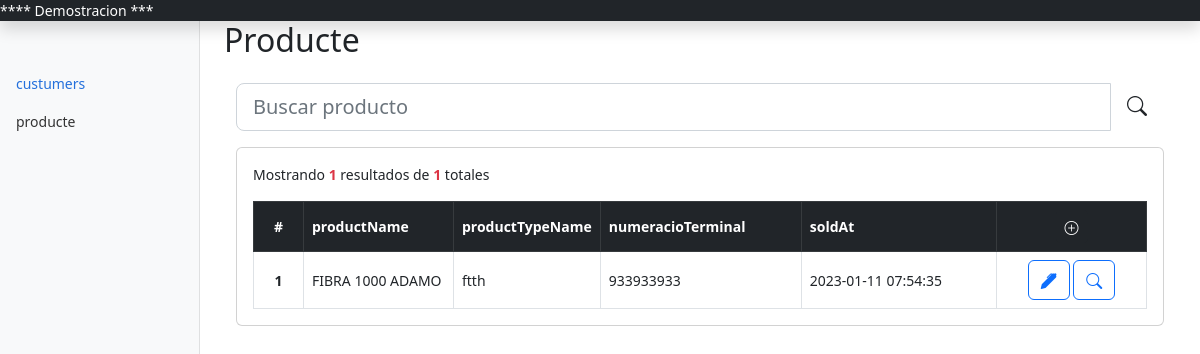
The page /parlem/modulos/producte/index.php on the database as committed earlier.
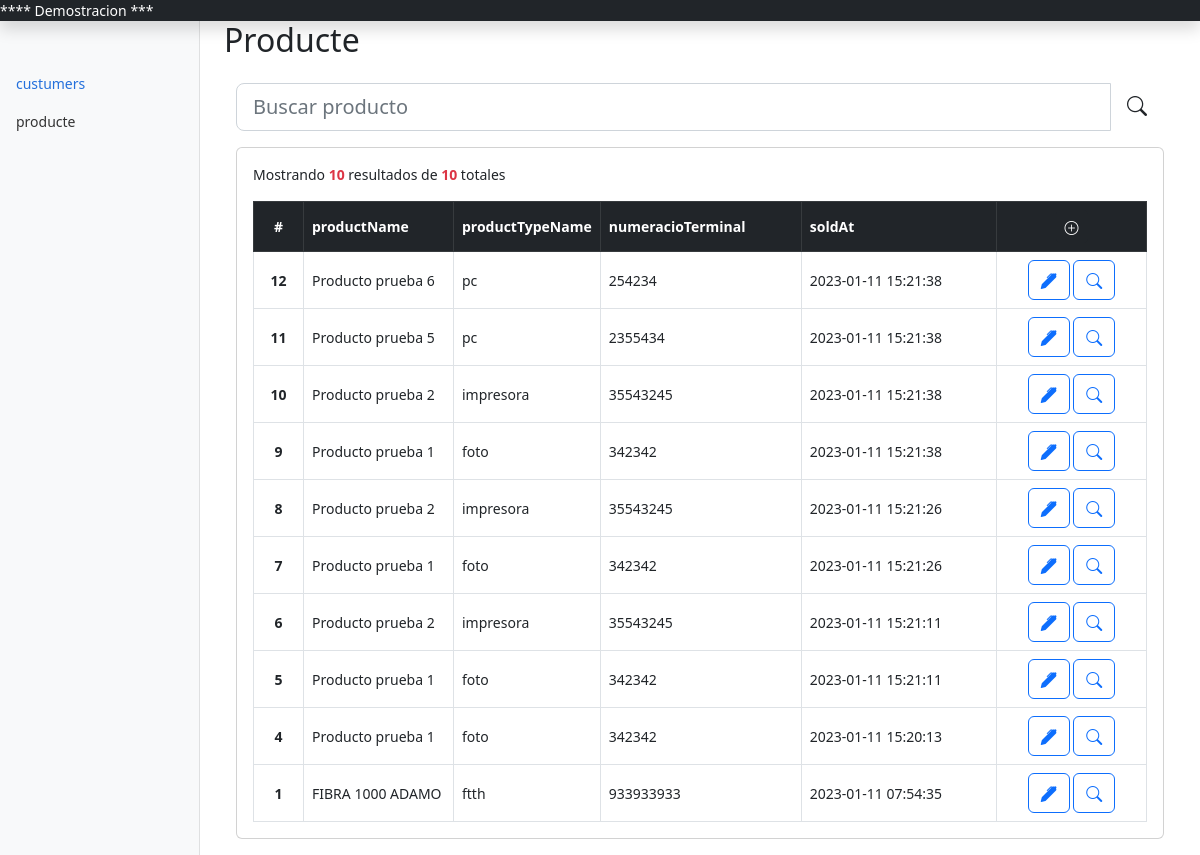
The same page on the database as committed later.
### tables this page shows
CREATE TABLE `producte` (
  `id` int(11) NOT NULL,
  `productName` varchar(254) NOT NULL,
  `productTypeName` varchar(100) NOT NULL,
  `numeracioTerminal` int(11) NOT NULL,
  `soldAt` timestamp NOT NULL DEFAULT current_timestamp(),
  `customerId` int(11) NOT NULL
);

### parlem/classes/config.php (called while the page is built, shortened)
<?php
 abstract class configuracion
 {
   var $Path;
   function get_URL()
   {
     $this->URL =  "http://" . $_SERVER["SERVER_NAME"] . "/" . $this->Path;
     return $this->URL;
   }
   function get_URL_admin()
   {
     return $this->URL_admin;
   }
   protected function conectar($archivo = 'configuracion.ini')
   {
     if (!$ajustes = parse_ini_file($archivo, true)) throw new exception('No se puede abrir el archivo ' . $archivo . '.');
     $servidor = $ajustes["database"]["host"];
     $puerto = $ajustes["database"]["port"];
     $basedatos = $ajustes["database"]["schema"];
     $this->Path  = $ajustes["database"]["path"];
     $this->URL_admin  = $ajustes["database"]["url_admin"];
     try {
       return $this->datahost = new PDO(
         "mysql:host=$servidor;port=$puerto;dbname=$basedatos",
         $ajustes['database']['username'],
         $ajustes['database']['password'],
         array(PDO::MYSQL_ATTR_INIT_COMMAND => "SET NAMES utf8")
       );
     } catch (PDOException $e) {
       echo "Error en la conexión: " . $e->getMessage();
     }
   }
 }
 ?>

### parlem/classes/class.paginacion.php (called while the page is built, shortened)
<?php
class cPaginar extends configuracion {
	var $query="";
	var $pinicio="";
	var $numeromaxderegistros="";
	var $cad_limite="";
	function __construct () {
		$this->conexion = parent::conectar();
		return $this->conexion;
	}
	public function setquery($query){
		$this->query = $query;
	}
	public function setpinicio($inicio) {
		$this->pinicio=$inicio;
	}
	public function setnumeromaxderegistros($numeromaxderegistros) {
		$this->numeromaxderegistros=$numeromaxderegistros;
	}
	public function getcadlimit() {
		return $this->query.$this->cad_limite;
	}
	public function totalregistros() {
		$oConectar = new cConsultas;
		$valores = NULL;
		$result = $oConectar->consultarBD($this->query,$valores);
		$this->totalregistros = count($result);
	}
	private function paginacion() {
		if (($this->pinicio=="") and ($this->numeromaxderegistros=="")) {
			$this->cadpaginacion="";
		} else {
			$pagina = $this->pinicio * $this->numeromaxderegistros ;
			$this->cad_limite=" limit  $pagina ,  $this->numeromaxderegistros ";
		}
	}
}
?>

### parlem/classes/class.consultas.php (called while the page is built, shortened)
<?php
class cConsultas extends configuracion {
  private $conexion;
  public function __construct() {
    $this->conexion = parent::conectar();
    $this->URL = parent::get_URL();
    return $this->conexion;
  }
  public function consultarBD($consulta, $valores = array()) {
    $resultado = false;
    if ($statement = $this->conexion->prepare($consulta)) {
      try {
        if (!$statement->execute()) {
          $resultado['status']="Ko";
          $resultado['error']=$statement->errorInfo();
           var_dump($statement->errorInfo()) ;
        }
        $resultado = $statement->fetchAll(PDO::FETCH_ASSOC);
      }
      catch(PDOException $e) {
      }
    }
    return $resultado;
    $this->conexion = null;
  }
}
?>

### parlem/classes/load_classes.php (called while the page is built, shortened)
<?php
  require_once($PATH_ROOT."/classes/config.php");
  require_once($PATH_ROOT."/classes/class.consultas.php");
  require_once($PATH_ROOT."/classes/class.funciones.php");
  require_once($PATH_ROOT."/classes/class.producte.php");
  require_once($PATH_ROOT."/classes/class.paginacion.php");
        $consultas = new cConsultas;
        $URL = $consultas->URL;
 ?>

### parlem/classes/class.producte.php (the view, shortened to what this page needs)
<?php
class cProducte extends configuracion {
  var $URL;
  var $query = "";
  var $pag_numregistros = "";
  public function __construct() {
    $this->conexion = parent::conectar();
    $this->URL = parent::get_URL();
    return $this->conexion;
  }
  public function setquery ($sql) {
    $this->query = $sql;
  }
  public function consulta_paginada($array = array() ){
    $text ='';
    $query = "SELECT * FROM producte ".$text." ".$array['order'];
    return $this->paginacion($array['p'],$array['n']);
  }
  public function lista_rs($query, $valores = NULL) {
    $oConectar = new cConsultas;
    $valores = NULL;
    $result = $oConectar->consultarBD($query,$valores);
    return $result;
  }
  public function paginacion($pinicio,$numeromaxderegistros) {
    $cPaginacion = new cPaginar;
    $cPaginacion->setquery($this->query);
    $cPaginacion->setpinicio($pinicio);
    $cPaginacion->setnumeromaxderegistros($numeromaxderegistros);
    $cPaginacion->totalregistros();
    $this->pag_numregistros = $cPaginacion->totalregistros ;
    $cPaginacion->runpaginar();
    $rs = $this->lista_rs($cPaginacion->getcadlimit());
    return  $rs ;
  }
function lista ($lista) {
 $func= new Funciones;
  $ret['card'] = '';
  $ret['table'] = '';
  $ret['pag'] = '';
  $ret['contador'] = '';
  if (count($lista)>0) {
    $ret['contador'] = '<p>Mostrando <b class="text-danger">'.count($lista).'</b> resultados de <b class="text-danger">'.$this ->pag_numregistros.'</b> totales</p>';
    foreach ($lista as $key => $value) {
      $dato_get = $func->codifico_get($value);
      $ret['card'].='
      <tr>
        <th class="text-center">'.$value['id'].'</th>
         <td>'.$value['productName'].'</td>
         <td>'.$value['productTypeName'].'</td>
         <td>'.$value['numeracioTerminal'].'</td>
          <td>'.$value['soldAt'].'</td>
      <td class="text-center">
          <a class="btn btn-outline-primary" href="'.$this->URL.'modulos/producte/form_update.php?datos='.$dato_get.'">'.$func->ico("edit").'</a>
            <a class="btn btn-outline-primary btnUserComo" href="#" data-dato="'.$dato_get.'">'.$func->ico("lupa").'</a>
        </td>
      </tr>
      ';
    }
    $ret['table'] = '
    <div class="table-responsive">
      <table class="table table-bordered table-hover align-middle m-0">
        <thead class="table-dark align-middle">
          <tr>
            <th width="50px" class="text-center">#</th>
            <th width="150px">productName</th>
            <th width="100px">productTypeName</th>
            <th>numeracioTerminal</th>
            <th>soldAt</th>
            <th width="150px"  class="text-center">
              <a type="button" class="btn btn-dark btn-sm" href="'.$this->URL.'modulos/producte/form_insert.php" data-bs-toggle="popover" data-bs-placement="left" data-bs-content="Añadir producte" data-bs-trigger="hover focus">
              '.$func->ico("+").'</i>
              </a>
            </th>
          </tr>
        </thead>
        <tbody>
        '.$ret['card'].'
        </tbody>
      </table>
    </div>
    ';
  } else {
    $ret['table'] = '<div class="alert alert-danger mb-0">No se han encontrado resultados<div>';
  }
return $ret;
}
}
?>

### parlem/classes/class.funciones.php (shortened to what this page needs)
<?php
class Funciones
{
  var  $key = '97616463ft316a336171706e343302d7';
  var $iv = '1w676c563671b23c';
  function encrypt2($data, $operation, $key = '', $iv = '')
  {
    $method = 'AES-256-CBC';
    if ($operation == "E") {
      $encryptedData = openssl_encrypt($data, $method, $key, OPENSSL_RAW_DATA, $iv);
      return base64_encode($encryptedData);
    } else if ($operation == "D") {
      $data = base64_decode($data);
      $decryptedData = openssl_decrypt($data, $method, $key, OPENSSL_RAW_DATA, $iv);
      return $decryptedData;
    }
    return false;
  }
  function codifico_get($array)
  {
    $cod = json_encode($array);
    $cod = $this->encrypt2($cod, 'E', $this->key, $this->iv);
    return urlencode($cod);
  }
  function ico($ico)
  {
    switch ($ico) {
      case "edit":
        return '<i class="bi bi-pen-fill"></i>';
        break;
      case "+":
        return '<i class="bi bi-plus-circle"></i>';
        break;
      case "lupa":
        return '<i class="bi bi-search"></i>';
        break;
    }
  }
}

### parlem/modulos/producte/index.php (shortened to what this page needs)
<?php
require_once($_SERVER["DOCUMENT_ROOT"] . "/inc_parlem/ini.php");
require_once($PATH_ROOT . "/classes/load_classes.php");
?>
<?php
$users = new cProducte;
$lista = $users->consulta_paginada($_SESSION['session']['paginacion']);
$table = $users->lista($lista);
?>
<!doctype html>
<html lang="es">
<head>
  <?php include($PATH_ROOT . "/estructura/head.php") ?>
</head>
<body>
  <?php include($PATH_ROOT . "/estructura/header.php") ?>
  <?php include($PATH_ROOT . "/estructura/menu.php") ?>
  <main class="col-md-9 ms-sm-auto col-lg-10 px-md-4">
    <h2>Producte </h2>
    <div class="container">
      <div class="row pt-3">
        <div class="col-12 mb-3">
          <form method="get">
            <div class="input-group input-group-lg">
              <input type="text" class="form-control " placeholder="Buscar producto" autofocus="" name="text" value="<?php echo $_SESSION['session']['paginacion']['text'] ?>">
              <button type="submit" class="btn btn-im pt-1"><?php echo $func->ico("lupa"); ?></button>
            </div>
          </form>
        </div>
        <div class="col-12 mb-3">
          <div class="card">
            <div class="card-body">
              <?php echo  $table['contador']; ?>
              <?php echo $table['table']; ?>
            </div>
          </div>
        </div>
      </div>
    </div>
  </main>
  </div>
  </div>
</body>
</html>

### parlem/estructura/head.php (shortened to what this page needs)
<link href="<?php echo $URL; ?>assets/dist/css/bootstrap.min.css" rel="stylesheet"  >
  <link rel="stylesheet" href="https://cdn.jsdelivr.net/npm/bootstrap-icons@1.9.1/font/bootstrap-icons.css">
 <link href="<?php echo $URL; ?>assets/dist/css/my.css" rel="stylesheet">
 <link href="<?php echo $URL; ?>assets/dist/css/dashboard.css" rel="stylesheet">

### parlem/estructura/header.php (shortened to what this page needs)
<header class="navbar navbar-dark sticky-top bg-dark flex-md-nowrap p-0 shadow">
   <div class="navbar-nav">
    <div class="nav-item text-nowrap" style="color: white;">
     **** Demostracion ***
    </div>
  </div>
</header>

### parlem/estructura/menu.php (shortened to what this page needs)
<div class="container-fluid">
  <div class="row">
    <nav id="sidebarMenu" class="col-md-3 col-lg-2 d-md-block bg-light sidebar collapse">
      <div class="position-sticky pt-3 sidebar-sticky">
        <ul class="nav flex-column">
          <li class="nav-item">
            <a class="nav-link active" aria-current="page" href="<?php echo $URL ?>modulos/customer/">
              custumers
            </a>
          </li>
          <li class="nav-item">
            <a class="nav-link" href="<?php echo $URL ?>modulos/producte/">
              producte
            </a>
          </li>
        </ul>
      </div>
    </nav>

Rows that differ between the two databases and show on the page:
added producte: id "12", productName "Producto prueba 6", productTypeName "pc", numeracioTerminal "254234", soldAt "2023-01-11 15:21:38"
added producte: id "11", productName "Producto prueba 5", productTypeName "pc", numeracioTerminal "2355434", soldAt "2023-01-11 15:21:38"
added producte: id "10", productName "Producto prueba 2", productTypeName "impresora", numeracioTerminal "35543245", soldAt "2023-01-11 15:21:38"
added producte: id "9", productName "Producto prueba 1", productTypeName "foto", numeracioTerminal "342342", soldAt "2023-01-11 15:21:38"
added producte: id "8", productName "Producto prueba 2", productTypeName "impresora", numeracioTerminal "35543245", soldAt "2023-01-11 15:21:26"
added producte: id "7", productName "Producto prueba 1", productTypeName "foto", numeracioTerminal "342342", soldAt "2023-01-11 15:21:26"
added producte: id "6", productName "Producto prueba 2", productTypeName "impresora", numeracioTerminal "35543245", soldAt "2023-01-11 15:21:11"
added producte: id "5", productName "Producto prueba 1", productTypeName "foto", numeracioTerminal "342342", soldAt "2023-01-11 15:21:11"
added producte: id "4", productName "Producto prueba 1", productTypeName "foto", numeracioTerminal "342342", soldAt "2023-01-11 15:20:13"
Other text that changed with them:
count($lista): "1" → "10"
$this ->pag_numregistros: "1" → "10"
